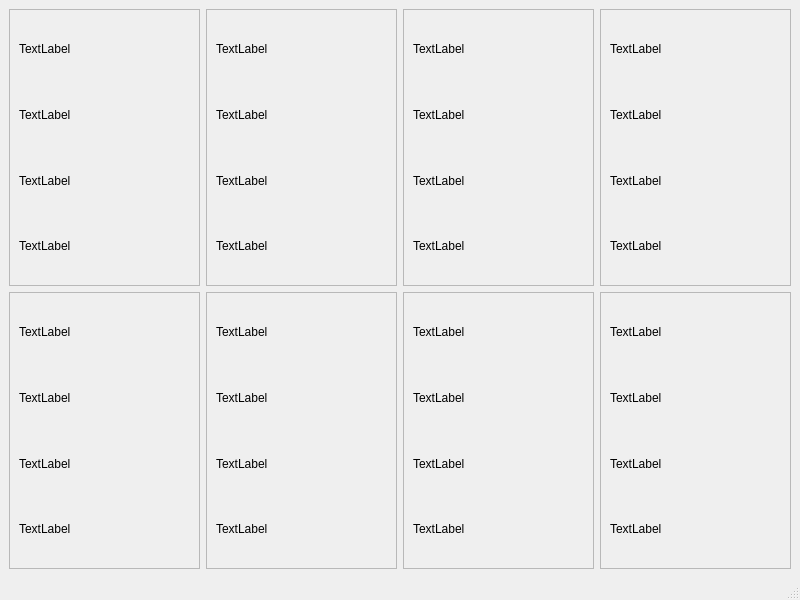
<?xml version="1.0" encoding="UTF-8"?>
<ui version="4.0">
 <class>MainWindow</class>
 <widget class="QMainWindow" name="MainWindow">
  <property name="geometry">
   <rect>
    <x>0</x>
    <y>0</y>
    <width>800</width>
    <height>600</height>
   </rect>
  </property>
  <property name="windowTitle">
   <string>MainWindow</string>
  </property>
  <widget class="QWidget" name="centralwidget">
   <layout class="QGridLayout" name="gridLayout">
    <item row="0" column="0">
     <widget class="QFrame" name="frame">
      <property name="frameShape">
       <enum>QFrame::StyledPanel</enum>
      </property>
      <property name="frameShadow">
       <enum>QFrame::Raised</enum>
      </property>
      <layout class="QVBoxLayout" name="verticalLayout">
       <item>
        <widget class="QLabel" name="label_7">
         <property name="text">
          <string>TextLabel</string>
         </property>
        </widget>
       </item>
       <item>
        <widget class="QLabel" name="label">
         <property name="text">
          <string>TextLabel</string>
         </property>
        </widget>
       </item>
       <item>
        <widget class="QLabel" name="label_2">
         <property name="text">
          <string>TextLabel</string>
         </property>
        </widget>
       </item>
       <item>
        <widget class="QLabel" name="label_3">
         <property name="text">
          <string>TextLabel</string>
         </property>
        </widget>
       </item>
      </layout>
     </widget>
    </item>
    <item row="0" column="1">
     <widget class="QFrame" name="frame_2">
      <property name="frameShape">
       <enum>QFrame::StyledPanel</enum>
      </property>
      <property name="frameShadow">
       <enum>QFrame::Raised</enum>
      </property>
      <layout class="QVBoxLayout" name="verticalLayout_2">
       <item>
        <widget class="QLabel" name="label_8">
         <property name="text">
          <string>TextLabel</string>
         </property>
        </widget>
       </item>
       <item>
        <widget class="QLabel" name="label_4">
         <property name="text">
          <string>TextLabel</string>
         </property>
        </widget>
       </item>
       <item>
        <widget class="QLabel" name="label_5">
         <property name="text">
          <string>TextLabel</string>
         </property>
        </widget>
       </item>
       <item>
        <widget class="QLabel" name="label_6">
         <property name="text">
          <string>TextLabel</string>
         </property>
        </widget>
       </item>
      </layout>
     </widget>
    </item>
    <item row="0" column="2">
     <widget class="QFrame" name="frame_3">
      <property name="frameShape">
       <enum>QFrame::StyledPanel</enum>
      </property>
      <property name="frameShadow">
       <enum>QFrame::Raised</enum>
      </property>
      <layout class="QVBoxLayout" name="verticalLayout_3">
       <item>
        <widget class="QLabel" name="label_9">
         <property name="text">
          <string>TextLabel</string>
         </property>
        </widget>
       </item>
       <item>
        <widget class="QLabel" name="label_10">
         <property name="text">
          <string>TextLabel</string>
         </property>
        </widget>
       </item>
       <item>
        <widget class="QLabel" name="label_11">
         <property name="text">
          <string>TextLabel</string>
         </property>
        </widget>
       </item>
       <item>
        <widget class="QLabel" name="label_12">
         <property name="text">
          <string>TextLabel</string>
         </property>
        </widget>
       </item>
      </layout>
     </widget>
    </item>
    <item row="0" column="3">
     <widget class="QFrame" name="frame_4">
      <property name="frameShape">
       <enum>QFrame::StyledPanel</enum>
      </property>
      <property name="frameShadow">
       <enum>QFrame::Raised</enum>
      </property>
      <layout class="QVBoxLayout" name="verticalLayout_4">
       <item>
        <widget class="QLabel" name="label_13">
         <property name="text">
          <string>TextLabel</string>
         </property>
        </widget>
       </item>
       <item>
        <widget class="QLabel" name="label_14">
         <property name="text">
          <string>TextLabel</string>
         </property>
        </widget>
       </item>
       <item>
        <widget class="QLabel" name="label_15">
         <property name="text">
          <string>TextLabel</string>
         </property>
        </widget>
       </item>
       <item>
        <widget class="QLabel" name="label_16">
         <property name="text">
          <string>TextLabel</string>
         </property>
        </widget>
       </item>
      </layout>
     </widget>
    </item>
    <item row="1" column="0">
     <widget class="QFrame" name="frame_5">
      <property name="frameShape">
       <enum>QFrame::StyledPanel</enum>
      </property>
      <property name="frameShadow">
       <enum>QFrame::Raised</enum>
      </property>
      <layout class="QVBoxLayout" name="verticalLayout_5">
       <item>
        <widget class="QLabel" name="label_17">
         <property name="text">
          <string>TextLabel</string>
         </property>
        </widget>
       </item>
       <item>
        <widget class="QLabel" name="label_18">
         <property name="text">
          <string>TextLabel</string>
         </property>
        </widget>
       </item>
       <item>
        <widget class="QLabel" name="label_19">
         <property name="text">
          <string>TextLabel</string>
         </property>
        </widget>
       </item>
       <item>
        <widget class="QLabel" name="label_20">
         <property name="text">
          <string>TextLabel</string>
         </property>
        </widget>
       </item>
      </layout>
     </widget>
    </item>
    <item row="1" column="1">
     <widget class="QFrame" name="frame_6">
      <property name="frameShape">
       <enum>QFrame::StyledPanel</enum>
      </property>
      <property name="frameShadow">
       <enum>QFrame::Raised</enum>
      </property>
      <layout class="QVBoxLayout" name="verticalLayout_6">
       <item>
        <widget class="QLabel" name="label_21">
         <property name="text">
          <string>TextLabel</string>
         </property>
        </widget>
       </item>
       <item>
        <widget class="QLabel" name="label_22">
         <property name="text">
          <string>TextLabel</string>
         </property>
        </widget>
       </item>
       <item>
        <widget class="QLabel" name="label_23">
         <property name="text">
          <string>TextLabel</string>
         </property>
        </widget>
       </item>
       <item>
        <widget class="QLabel" name="label_24">
         <property name="text">
          <string>TextLabel</string>
         </property>
        </widget>
       </item>
      </layout>
     </widget>
    </item>
    <item row="1" column="2">
     <widget class="QFrame" name="frame_7">
      <property name="frameShape">
       <enum>QFrame::StyledPanel</enum>
      </property>
      <property name="frameShadow">
       <enum>QFrame::Raised</enum>
      </property>
      <layout class="QVBoxLayout" name="verticalLayout_7">
       <item>
        <widget class="QLabel" name="label_25">
         <property name="text">
          <string>TextLabel</string>
         </property>
        </widget>
       </item>
       <item>
        <widget class="QLabel" name="label_26">
         <property name="text">
          <string>TextLabel</string>
         </property>
        </widget>
       </item>
       <item>
        <widget class="QLabel" name="label_27">
         <property name="text">
          <string>TextLabel</string>
         </property>
        </widget>
       </item>
       <item>
        <widget class="QLabel" name="label_28">
         <property name="text">
          <string>TextLabel</string>
         </property>
        </widget>
       </item>
      </layout>
     </widget>
    </item>
    <item row="1" column="3">
     <widget class="QFrame" name="frame_8">
      <property name="frameShape">
       <enum>QFrame::StyledPanel</enum>
      </property>
      <property name="frameShadow">
       <enum>QFrame::Raised</enum>
      </property>
      <layout class="QVBoxLayout" name="verticalLayout_8">
       <item>
        <widget class="QLabel" name="label_29">
         <property name="text">
          <string>TextLabel</string>
         </property>
        </widget>
       </item>
       <item>
        <widget class="QLabel" name="label_30">
         <property name="text">
          <string>TextLabel</string>
         </property>
        </widget>
       </item>
       <item>
        <widget class="QLabel" name="label_31">
         <property name="text">
          <string>TextLabel</string>
         </property>
        </widget>
       </item>
       <item>
        <widget class="QLabel" name="label_32">
         <property name="text">
          <string>TextLabel</string>
         </property>
        </widget>
       </item>
      </layout>
     </widget>
    </item>
   </layout>
  </widget>
  <widget class="QMenuBar" name="menubar">
   <property name="geometry">
    <rect>
     <x>0</x>
     <y>0</y>
     <width>800</width>
     <height>21</height>
    </rect>
   </property>
  </widget>
  <widget class="QStatusBar" name="statusbar"/>
 </widget>
 <resources/>
 <connections/>
</ui>
